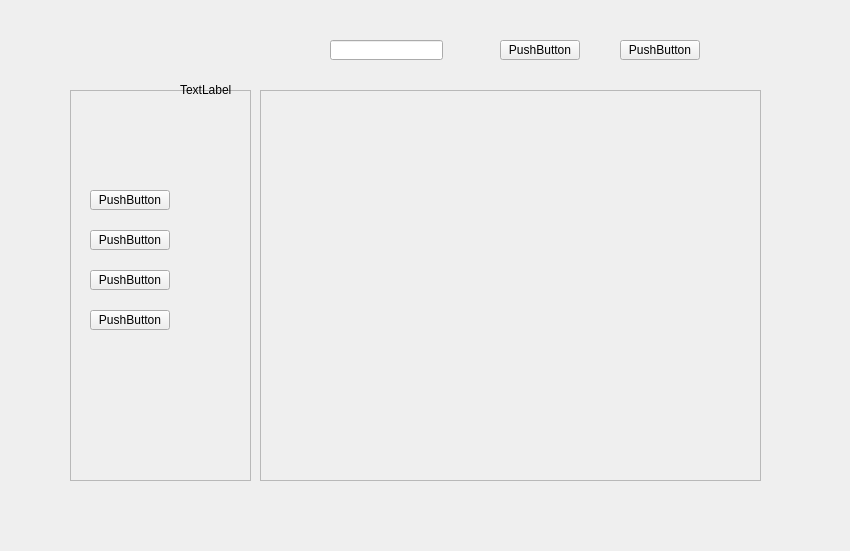
<?xml version="1.0" encoding="UTF-8"?>
<ui version="4.0">
 <class>mianwnd</class>
 <widget class="QWidget" name="mianwnd">
  <property name="geometry">
   <rect>
    <x>0</x>
    <y>0</y>
    <width>850</width>
    <height>551</height>
   </rect>
  </property>
  <property name="windowTitle">
   <string>Form</string>
  </property>
  <widget class="QLineEdit" name="lineEdit">
   <property name="geometry">
    <rect>
     <x>330</x>
     <y>40</y>
     <width>113</width>
     <height>20</height>
    </rect>
   </property>
  </widget>
  <widget class="QPushButton" name="pushButton">
   <property name="geometry">
    <rect>
     <x>500</x>
     <y>40</y>
     <width>80</width>
     <height>20</height>
    </rect>
   </property>
   <property name="text">
    <string>PushButton</string>
   </property>
  </widget>
  <widget class="QPushButton" name="pushButton_2">
   <property name="geometry">
    <rect>
     <x>620</x>
     <y>40</y>
     <width>80</width>
     <height>20</height>
    </rect>
   </property>
   <property name="text">
    <string>PushButton</string>
   </property>
  </widget>
  <widget class="QFrame" name="frame">
   <property name="geometry">
    <rect>
     <x>70</x>
     <y>90</y>
     <width>181</width>
     <height>391</height>
    </rect>
   </property>
   <property name="frameShape">
    <enum>QFrame::StyledPanel</enum>
   </property>
   <property name="frameShadow">
    <enum>QFrame::Raised</enum>
   </property>
   <widget class="QPushButton" name="pushButton_3">
    <property name="geometry">
     <rect>
      <x>20</x>
      <y>100</y>
      <width>80</width>
      <height>20</height>
     </rect>
    </property>
    <property name="text">
     <string>PushButton</string>
    </property>
   </widget>
   <widget class="QPushButton" name="pushButton_4">
    <property name="geometry">
     <rect>
      <x>20</x>
      <y>140</y>
      <width>80</width>
      <height>20</height>
     </rect>
    </property>
    <property name="text">
     <string>PushButton</string>
    </property>
   </widget>
   <widget class="QPushButton" name="pushButton_5">
    <property name="geometry">
     <rect>
      <x>20</x>
      <y>180</y>
      <width>80</width>
      <height>20</height>
     </rect>
    </property>
    <property name="text">
     <string>PushButton</string>
    </property>
   </widget>
   <widget class="QPushButton" name="pushButton_6">
    <property name="geometry">
     <rect>
      <x>20</x>
      <y>220</y>
      <width>80</width>
      <height>20</height>
     </rect>
    </property>
    <property name="text">
     <string>PushButton</string>
    </property>
   </widget>
  </widget>
  <widget class="QLabel" name="label">
   <property name="geometry">
    <rect>
     <x>180</x>
     <y>80</y>
     <width>54</width>
     <height>20</height>
    </rect>
   </property>
   <property name="text">
    <string>TextLabel</string>
   </property>
  </widget>
  <widget class="QFrame" name="frame_2">
   <property name="geometry">
    <rect>
     <x>260</x>
     <y>90</y>
     <width>501</width>
     <height>391</height>
    </rect>
   </property>
   <property name="frameShape">
    <enum>QFrame::StyledPanel</enum>
   </property>
   <property name="frameShadow">
    <enum>QFrame::Raised</enum>
   </property>
  </widget>
  <zorder>frame</zorder>
  <zorder>lineEdit</zorder>
  <zorder>pushButton</zorder>
  <zorder>pushButton_2</zorder>
  <zorder>label</zorder>
  <zorder>frame_2</zorder>
 </widget>
 <resources/>
 <connections/>
</ui>
